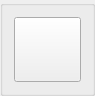
<?xml version="1.0" encoding="UTF-8"?>
<ui version="4.0">
 <class>ActionDock</class>
 <widget class="QGroupBox" name="ActionDock">
  <property name="geometry">
   <rect>
    <x>0</x>
    <y>0</y>
    <width>95</width>
    <height>96</height>
   </rect>
  </property>
  <property name="windowTitle">
   <string>GroupBox</string>
  </property>
  <layout class="QVBoxLayout" name="verticalLayout">
   <item>
    <widget class="QPushButton" name="pbAction">
     <property name="sizePolicy">
      <sizepolicy hsizetype="Expanding" vsizetype="Expanding">
       <horstretch>0</horstretch>
       <verstretch>0</verstretch>
      </sizepolicy>
     </property>
     <property name="focusPolicy">
      <enum>Qt::NoFocus</enum>
     </property>
     <property name="toolTip">
      <string>Autosteer</string>
     </property>
     <property name="text">
      <string/>
     </property>
     <property name="icon">
      <iconset theme="media-playback-start">
       <normaloff>../</normaloff>../</iconset>
     </property>
     <property name="iconSize">
      <size>
       <width>64</width>
       <height>64</height>
      </size>
     </property>
     <property name="checkable">
      <bool>true</bool>
     </property>
     <property name="checked">
      <bool>false</bool>
     </property>
     <property name="autoDefault">
      <bool>false</bool>
     </property>
     <property name="default">
      <bool>false</bool>
     </property>
     <property name="flat">
      <bool>false</bool>
     </property>
    </widget>
   </item>
  </layout>
 </widget>
 <resources/>
 <connections/>
</ui>
